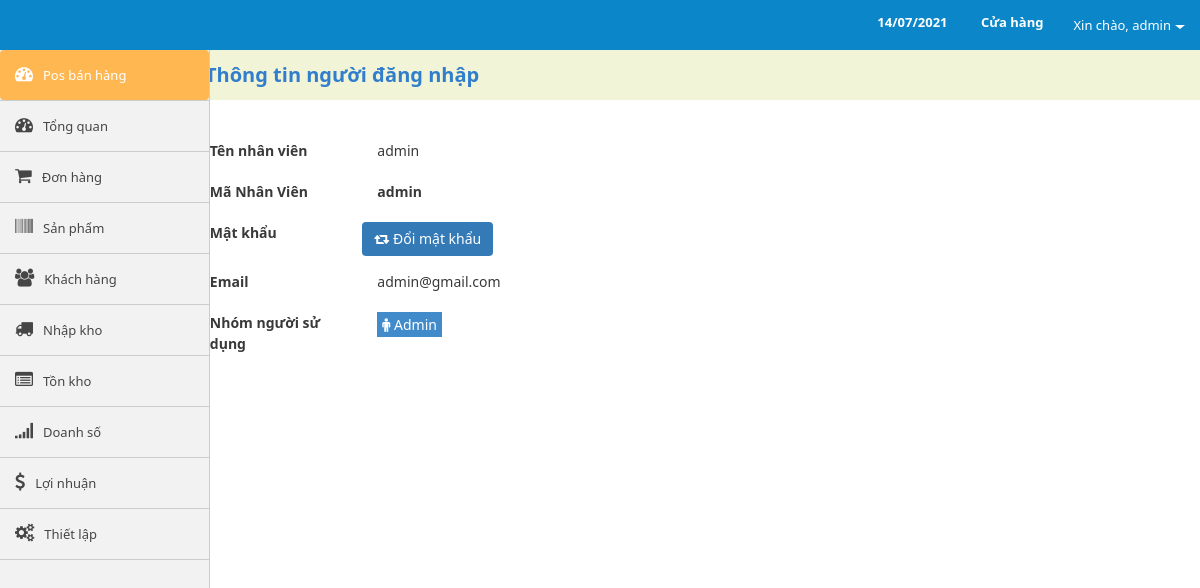
The page /index.php/account (signed in) on the database its author committed.
### tables this page shows
CREATE TABLE `cms_users` (
  `id` int(10) UNSIGNED NOT NULL,
  `username` varchar(100) NOT NULL,
  `password` varchar(100) NOT NULL,
  `salt` varchar(255) NOT NULL,
  `email` varchar(120) NOT NULL,
  `display_name` varchar(120) NOT NULL,
  `user_status` tinyint(4) NOT NULL,
  `group_id` int(11) NOT NULL,
  `store_id` int(11) NOT NULL,
  `created` datetime NOT NULL,
  `updated` datetime NOT NULL,
  `logined` datetime(1) NOT NULL,
  `ip_logged` varchar(255) NOT NULL,
  `recode` varchar(255) NOT NULL,
  `code_time_out` varchar(255) NOT NULL
);

### application/controllers/account.php (called while the page is built, shortened)
<?php if (!defined('BASEPATH')) exit('No direct script access allowed');
class Account extends CI_Controller
{
    private $auth;
    public function __construct()
    {
        $this->auth = $this->cms_authentication->check();
    }
    public function index()
    {
        $data['seo']['title'] = "Phần mềm quản lý bán hàng";
        $store = $this->db->from('stores')->get()->result_array();
        $data['data']['store'] = $store;
        $store_id = $this->db->select('store_id')->from('users')->where('id', $this->auth['id'])->limit(1)->get()->row_array();
        $data['data']['store_id'] = $store_id['store_id'];
        $data['data']['user'] = $this->auth;
        $data['template'] = 'account/info';
        $this->load->view('layout/index', isset($data) ? $data : null);
    }
}

### index.php (called while the page is built, shortened)
<?php
require_once BASEPATH . 'core/CodeIgniter.php';

### application/libraries/cms_cookie.php (called while the page is built, shortened)
<?php if (!defined('BASEPATH')) exit('No direct script access allowed');
class CMS_Cookie
{
    public static function get($name)
    {
        return $_COOKIE[$name];
    }
    public static function decode($cookie_val)
    {
        return base64_decode(substr($cookie_val, 3));
    }
}

### application/libraries/cms_authentication.php (called while the page is built, shortened)
<?php if (!defined('BASEPATH')) exit('No direct script access allowed');
class CMS_authentication
{
    private $CI;
    public function __construct()
    {
        $this->CI = &get_instance();
    }
    public function check()
    {
        if (CMS_Cookie::exists('user_logged' . CMS_PREFIX)) {
            $cookie = CMS_Cookie::get('user_logged' . CMS_PREFIX);
            $cookie = json_decode(CMS_Cookie::decode($cookie), true);
            $user = $this->CI->db->select('id,username,password,salt,display_name,email,group_id,store_id')->where('username', $cookie['username'])->or_where('email', $cookie['username'])->from('users')->get()->row_array();
            $group = $this->CI->db->select('id, group_permission, group_name')->where('id', $user['group_id'])->from('users_group')->get()->row_array();
            if (isset($user) && count($user)) {
                if ($user['username'] == $cookie['username'] && $user['password'] == $cookie['password'] && $user['salt'] == $cookie['salt']) {
                    return ['id' => $user['id'],
                        'username' => $user['username'],
                        'password' => $user['password'],
                        'salt' => $user['salt'],
                        'email' => $user['email'],
                        'display_name' => $user['display_name'],
                        'group_id' => $user['group_id'],
                        'group_name' => $group['group_name'],
                        'group_permission' => json_decode($group['group_permission'], true),
                        'store_id' => $user['store_id']
                    ];
                }
            }
        }
        return null;
    }
}

### application/views/account/info.php (the view, shortened to what this page needs)
<div class="breadcrumbs-fixed panel-action">
    <div class="row">
        <div class="customer-act act">
            <div class="col-md-4 col-md-offset-2">
                <div class="left-action text-left clearfix">
                    <h2>Thông tin người đăng nhập</h2>
                </div>
            </div>
        </div>
    </div>
</div>
<div class="row account-info">
    <div class="col-md-6">
        <div class="form-horizontal">
            <div class="form-group">
                <div class="col-md-4">
                    <label for="name">Tên nhân viên</label>
                </div>
                <div class="col-md-8">
                    <span class=""><?php echo isset($user) ? $user['display_name'] : ''; ?></span>
                </div>
            </div>
            <div class="form-group">
                <div class="col-md-4">
                    <label for="name">Mã Nhân Viên</label>
                </div>
                <div class="col-md-8">
                    <strong><span class=""><?php echo isset($user) ? $user['username'] : ''; ?></span></strong>
                </div>
            </div>
            <div class="form-group">
                <div class="col-md-4">
                    <label for="name">Mật khẩu</label>
                </div>
                <div class="col-md-8 padd-0">
                    <button class="btn btn-primary" id="btn-changepass"><i class="fa fa-retweet"></i> Đổi mật khẩu</button>
                </div>
            </div>
            <div class="form-group">
                <div class="col-md-4">
                    <label for="name">Email</label>
                </div>
                <div class="col-md-8">
                    <span class=""><?php echo isset($user) ? $user['email'] : ''; ?></span>
                </div>
            </div>
            <div class="form-group">
                <div class="col-md-4">
                    <label for="name">Nhóm người sử dụng</label>
                </div>
                <div class="col-md-8">
                    <?php echo '<span class="user_group" style="display: inline-block; color: #fff; background: #428BCA; padding: 2px 5px;"><i class="fa fa-male"></i> ' . $user['group_name'] . '</span>'; ?>
                </div>
            </div>
        </div>
    </div>
</div>

### application/views/common/header.php (shortened to what this page needs)
<nav id="navbar-container" class="navbar navbar- navbar-fixed-top">
    <div class="container-fluid">
        <div class="collapse navbar-collapse" id="bs-example-navbar-collapse-1">
            <ul class="nav navbar-nav navbar-right">
                <?php if(isset($data['store'])){ ?>
                <li>
                    <label style="margin:13px 15px; color: white">
                            <?php
                            $today =date("d/m/Y");
                            echo $today;
                            ?>
                    </label>
                    <label style="margin: 13px 15px; color: white">
                        Cửa hàng
                    </label>
                </li>
                <?php } ?>
                <li class="dropdown user-profile">
                    <a href="#" class="dropdown-toggle" data-toggle="dropdown" role="button" aria-haspopup="true"
                       aria-expanded="false"><span class="hello">Xin chào, </span><?php echo (isset($user)) ?
                            $user['display_name'] : $user['username']; ?><span class="caret"></span></a>
                </li>
            </ul>
        </div>
    </div>
</nav>

### public/templates/css/style.css (style rules this page uses)
body { font-size: 13px; font-family: "Segoe UI", Helvetica, Arial, sans-serif !important; color: #393939; line-height: 1.5; }
body, h1, h2, h3, h4, div, p, span { font-family: "Segoe UI", Helvetica, Arial, sans-serif !important; }
h1, h2, h3, h4 { margin-top: 20px; margin-bottom: 10px; }
a { color: #fff; }
.padd-0 { padding: 0; }
.btn { border: none; box-shadow: none; padding: 7px 12px; }
i.fa { cursor: pointer; }
#navbar-container { background: #0B87C9; max-height: 50px; }
#navbar-container .caret { display: inline-block; width: 0px; height: 0px; margin-left: 4px; vertical-align: middle; border-top: 4px dashed; border-right: 5px solid transparent; border-left: 5px solid transparent; }
section.main div.main-content div.panel-action { min-height: 50px; text-align: center; background-color: #F2F4D7; top: 50px; left: 0px; z-index: 990; width: 100%; }
section.main div.main-content div.panel-action div.left-action { line-height: 50px; }
section.main div.main-content div.panel-action div.left-action h2 { margin: 0; color: #307ECC; font-size: 20px; font-weight: bold; line-height: 50px; }
button, html input[type="button"], input[type="reset"], input[type="submit"] { -webkit-appearance: button; cursor: pointer; }
button, select { text-transform: none; }
button { overflow: visible; }
@media (min-width: 992px) { .breadcrumbs-fixed { position: fixed; top: auto; z-index: 1024 } }

### rows shown on the page
cms_users: display_name "admin", username "admin", email "admin@gmail.com"

### other values the page prints
$user['group_name'] "Admin"
